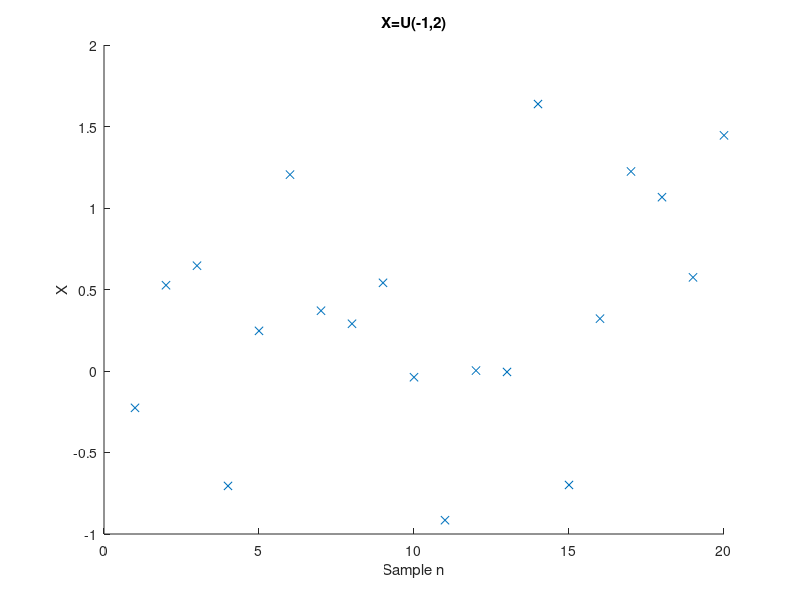
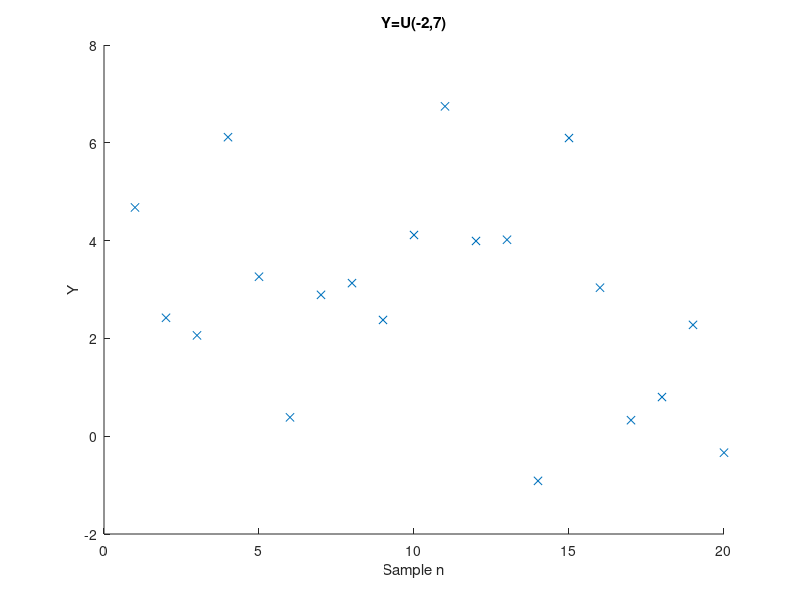
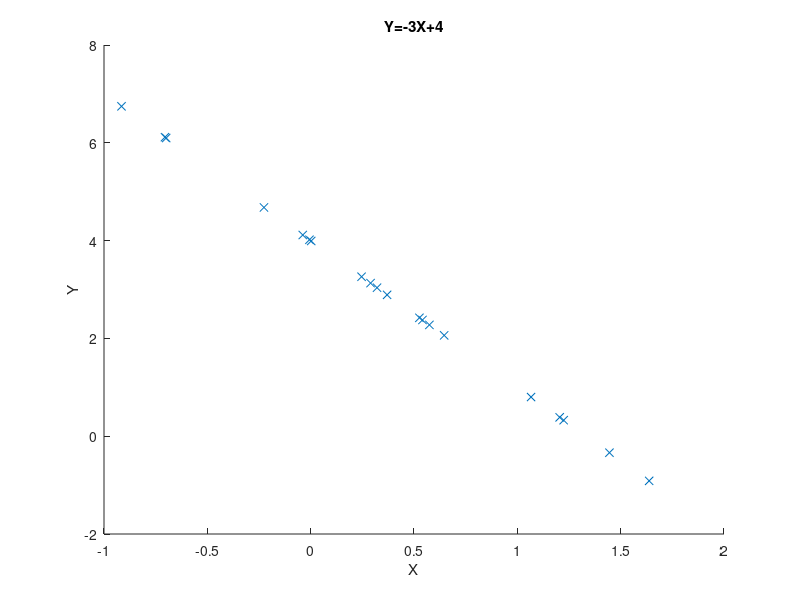
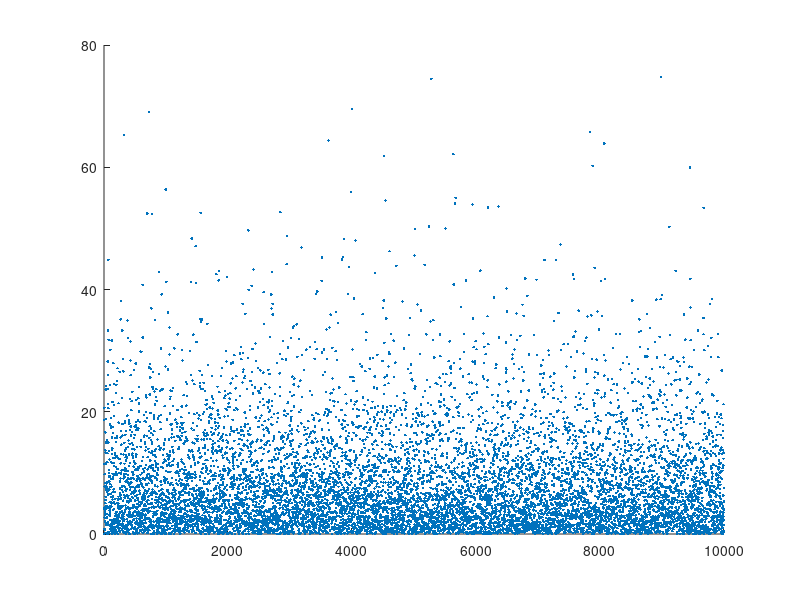

Recreate these plots in MATLAB, in order. (Note: this script raises an error after producing the figures.)
%% GA5 - Transformations and Multivariate Random Variables

%% Flight_Simulator - Rayleigh-data
clear all

%Creation of Rayleigh-distributed data-points
N=10000;  %Number of datapoints
y = rand(N,1);  %Random numbers between 0 and 1
sigma = 7;  %Rayleigh-function parameter (mean=sigma*sqrt(pi/2))
x = sqrt(-2.*sigma^2.*log(1-y));  %Invers cdf of Rayleigh-distribution

%Scatter-plot of the random Rayleigh-distributed data-points
figure(1)
scatter(1:N,x,'.')

%Histogram of the data-points -> Rayleigh-density function
figure(2)
hist(x,100);

%For comparason a plot of the matemathical Rayleigh-function
for i=1:100
    xx(i)=N*max(x)/100*i./sigma^2.*exp(-i^2./(2*sigma^2.));  %Rayleigh-function renormeret
end
figure(3)
plot(1:35,xx(1:35))



%% Exponential_data
clear all

%Creation of exponential-distributed data-points
N=10000;  %Number of datapoints
y = rand(N,1);  %Random numbers between 0 and 1
lambda = 1/8;  %Exonential-function parameter
x = -1/lambda.*log(1-y);  %Invers cdf of exponential-distribution

%Scatter-plot of the random exponential-distributed data-points
figure(4)
scatter(1:N,x,'.')

%Histogram of the data-points -> ExponentialRayleigh-density function
figure(5)
hist(x,100);

%For comparason a plot of the matemathical Exponential-function
for i=1:80
    xx(i)=N*max(x)/100*lambda.*exp(-i*max(x)/80.*lambda);  %Exponential-function renormeret
end
figure(6)
plot(1:80,xx(1:80))



%Linear transformation of uniform distribution
clear all;

X=3*rand(1,20)-1;  %20 random numbers between -1 and 2
Y=-3*X+4;  %Linear transformation of X

%Scatter-plot of X
figure(1)
scatter(1:20,X,'x')
title('X=U(-1,2)')
xlabel('Sample n')
ylabel('X')

%Scatter-plot of Y
figure(2)
scatter(1:20,Y,'x')
title('Y=U(-2,7)')
xlabel('Sample n')
ylabel('Y')

%Scatter-plot of Y aganist X
figure(3)
scatter(X,Y,'x')
title('Y=-3X+4')
xlabel('X')
ylabel('Y')



%Resistors in series
clear all;

N=100000; %Number of simulations
R1=240*rand(1,N)+2280;
R2=10*rand(1,N)+95;
R=R1+R2;
figure(10)
hist(R,250)
title('pdf of R=2.4k+0.1k Ohm')
xlabel('R=R1+R2')
ylabel('Number')
Mean_R12=mean(R)
SD_R12=sqrt(var(R))

R0=250*rand(1,N)+2375;
figure(11)
hist(R0,250)
title('pdf of R=2.5k Ohm')
xlabel('R=R0')
ylabel('Number')
Mean_R0=mean(R0)
SD_R0=sqrt(var(R0))

R3=125*rand(1,N)+62.5;
R4=125*rand(1,N)+62.5;
R34=R3+R4;
figure(12)
hist(R34,250)
title('pdf of R=.25k+1.25k Ohm')
xlabel('R=R3+R4')
ylabel('Number')
Mean_R34=mean(R34)
SD_R34=sqrt(var(R34))



%% Central limit theorem
clear all

for sumNumber=1:9
     number =sumNumber;
[x1,y1,x2,y2] = GiveMeX(sumNumber); %Average of sumNumber Rayleigh/Uniform stochastic variables 
figure(13)
plotMitsubplot(x1,y1,number,sumNumber) %Plot of the 9 Rayleight stochastic variables
figure(14)
plotMitsubplot(x2,y2,number,sumNumber) %Plot of the 9 Uniform stochastic variables
end

function [x1,y1,x2,y2] = GiveMeX(number) 
for n=1:100000
  x1(n) = sum(Rayleigh_rand(number))/number; %The average stochastic variable of number Rayleigh stochastic variables 
  x2(n) = sum(Uniform_rand(number))/number; %The average stochastic variable of number Uniform stochastic variables 
end

[y1 x1] = hist(x1,101);
y1 =101.*y1./(sum(y1)*round(max(x1))); %Normalized histogram -> cdf

[y2 x2] = hist(x2,101);
y2 =101.*y2./(sum(y2)*round(max(x2))); %Normalized histogram -> cdf
end

function plotMitsubplot(x,y,number,sumNumber) %Plot of the 9 average stochastic variables
subplot(3,3,number)
plot(x,y,'b','linewidth',2)
grid
hold on
axis([min(x) max(x) 0 max(y) ])
title(['Terms:', num2str(sumNumber)])
end

function x = Rayleigh_rand(N) %Generation of N Rayleigh distributed random numbers
xx = rand(N,1);
sigma = 1;
x = sqrt(-2.*sigma^2.*log(1-xx));
end

function x = Uniform_rand(N) %Generation of N uniform distributed random numbers
x = rand(N,1);
end

